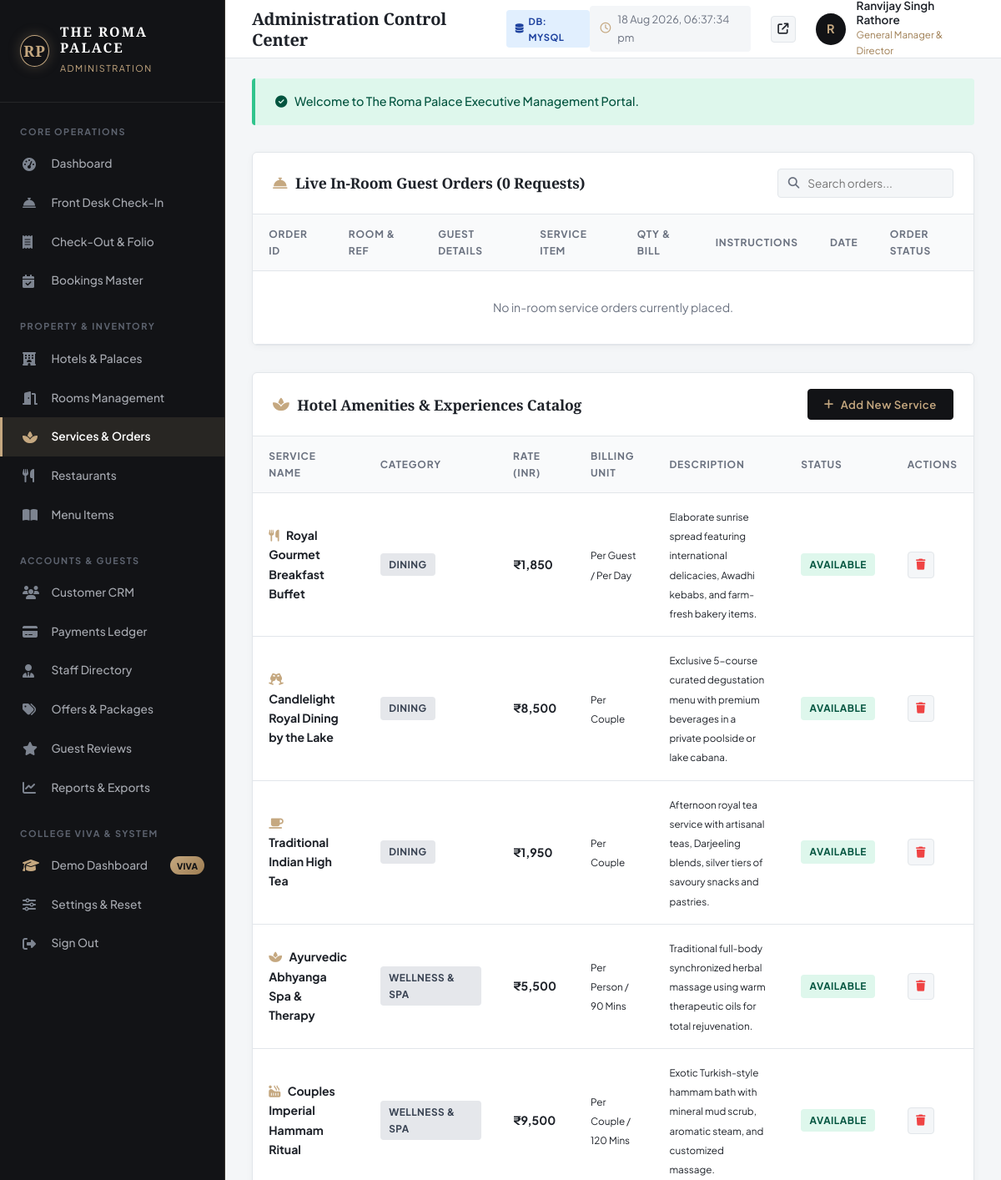
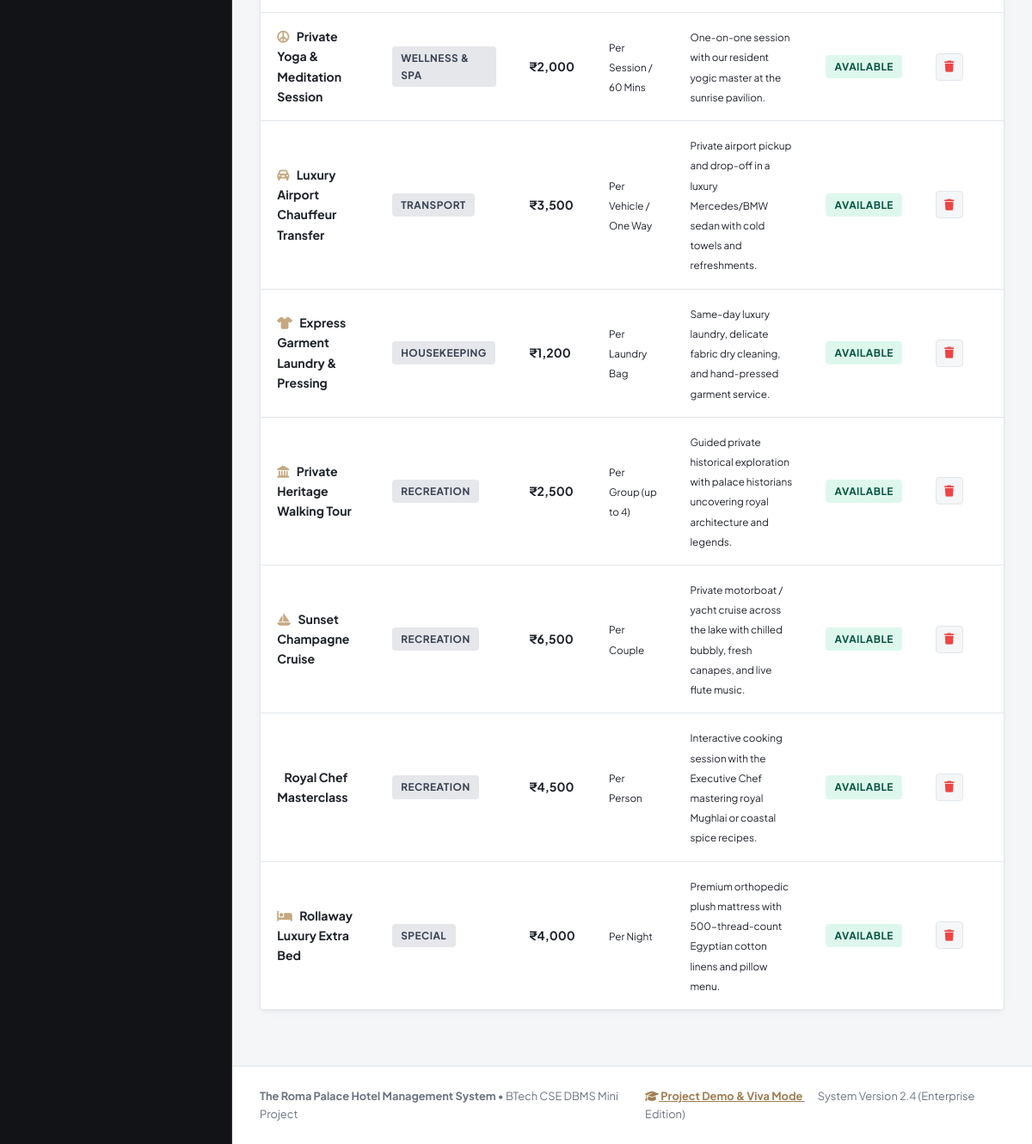
Screenshot of /admin/services.php (signed in) with the database file from the repository (2 pictures, top to bottom).
### tables this page shows
CREATE TABLE `services` (
    `service_id` INT AUTO_INCREMENT PRIMARY KEY,
    `name` VARCHAR(120) NOT NULL,
    `category` ENUM('Dining', 'Wellness & Spa', 'Transport', 'Housekeeping', 'Recreation', 'Special') NOT NULL,
    `price` DECIMAL(10,2) NOT NULL,
    `unit` VARCHAR(50) DEFAULT 'Per Guest / Per Day',
    `description` TEXT NOT NULL,
    `icon_class` VARCHAR(60) DEFAULT 'fa-solid fa-concierge-bell',
    `status` ENUM('Available', 'Unavailable') DEFAULT 'Available'
);

### includes/auth.php (called while the page is built, shortened)
<?php
require_once __DIR__ . '/db.php';
function is_logged_in() {
    return isset($_SESSION['user_id']) && !empty($_SESSION['user_id']);
}
function is_admin() {
    return is_logged_in() && isset($_SESSION['role']) && $_SESSION['role'] === 'admin';
}
function current_admin() {
    $user_id = $_SESSION['user_id'];
    return db_fetch_one("SELECT a.*, u.email FROM admins a INNER JOIN users u ON a.user_id = u.user_id WHERE a.user_id = ?", [$user_id]);
}

### includes/db.php (called while the page is built, shortened)
<?php
$pdo = null;
if (getenv('USE_MYSQL') === 'true') {
    try {
        $dsn = "mysql:host=" . DB_HOST . ";port=" . DB_PORT . ";dbname=" . DB_NAME . ";charset=utf8mb4";
        $options = [
            PDO::ATTR_ERRMODE            => PDO::ERRMODE_EXCEPTION,
            PDO::ATTR_DEFAULT_FETCH_MODE => PDO::FETCH_ASSOC,
            PDO::ATTR_EMULATE_PREPARES   => false,
            PDO::ATTR_TIMEOUT            => 2
        ];
        $pdo = new PDO($dsn, DB_USER, DB_PASS, $options);
        $testStmt = $pdo->query("SELECT 1 FROM hotels LIMIT 1");
        $db_driver = 'mysql';
    } catch (Exception $e) {
        $pdo = setup_sqlite_fallback();
        $db_driver = 'sqlite';
    }
} else {
    try {
        $dsn = "mysql:host=" . DB_HOST . ";port=" . DB_PORT . ";dbname=" . DB_NAME . ";charset=utf8mb4";
        $options = [
            PDO::ATTR_ERRMODE            => PDO::ERRMODE_EXCEPTION,
            PDO::ATTR_DEFAULT_FETCH_MODE => PDO::FETCH_ASSOC,
            PDO::ATTR_EMULATE_PREPARES   => false,
            PDO::ATTR_TIMEOUT            => 1
        ];
        $testPdo = new PDO($dsn, DB_USER, DB_PASS, $options);
        $pdo = $testPdo;
    } catch (Exception $e) {
        $pdo = setup_sqlite_fallback();
        $db_driver = 'sqlite';
    }
}
function db_query($query, $params = []) {
    global $pdo;
    $stmt = $pdo->prepare($query);
    $stmt->execute($params);
    return $stmt;
}
function db_fetch_all($query, $params = []) {
    $stmt = db_query($query, $params);
    return $stmt->fetchAll();
}
function db_fetch_one($query, $params = []) {
    $stmt = db_query($query, $params);
    return $stmt->fetch() ?: null;
}
function format_inr($amount) {
    return '₹' . number_format((float)$amount, 0, '.', ',');
}

### admin/services.php (the view, shortened to what this page needs)
<?php
require_once __DIR__ . '/includes/admin-header.php';
$services = db_fetch_all("SELECT * FROM services ORDER BY category ASC, service_id ASC");
$serviceOrders = db_fetch_all("SELECT so.*, b.booking_ref, c.full_name, c.phone, r.room_number, s.name AS service_name, soi.quantity, soi.price
                               FROM service_orders so
                               INNER JOIN bookings b ON so.booking_id = b.booking_id
                               INNER JOIN customers c ON so.customer_id = c.customer_id
                               INNER JOIN rooms r ON b.room_id = r.room_id
                               INNER JOIN service_order_items soi ON so.order_id = soi.order_id
                               INNER JOIN services s ON soi.service_id = s.service_id
                               ORDER BY so.order_id DESC");
?>
<div class="admin-card" id="orders">
  <div class="admin-card-header">
    <h3 class="admin-card-title"><i class="fa-solid fa-bell-concierge text-gold"></i> Live In-Room Guest Orders (<?php echo count($serviceOrders); ?> Requests)</h3>
    <div class="search-input-box">
      <i class="fa-solid fa-magnifying-glass"></i>
      <input type="text" placeholder="Search orders..." data-table-search="serviceOrdersTable">
    </div>
  </div>
  <div class="admin-table-responsive">
    <table class="admin-table" id="serviceOrdersTable">
      <thead>
        <tr>
          <th>Order ID</th>
          <th>Room & Ref</th>
          <th>Guest Details</th>
          <th>Service Item</th>
          <th>Qty & Bill</th>
          <th>Instructions</th>
          <th>Date</th>
          <th>Order Status</th>
        </tr>
      </thead>
      <tbody>
        <?php if (empty($serviceOrders)): ?>
          <tr><td colspan="8" style="text-align: center; padding: 2rem; color: var(--admin-text-muted);">No in-room service orders currently placed.</td></tr>
        <?php endif; ?>
      </tbody>
    </table>
  </div>
</div>
<div class="admin-card">
  <div class="admin-card-header">
    <h3 class="admin-card-title"><i class="fa-solid fa-spa text-gold"></i> Hotel Amenities & Experiences Catalog</h3>
    <button type="button" class="admin-btn-primary" onclick="openServiceModal()">
      <i class="fa-solid fa-plus"></i> Add New Service
    </button>
  </div>
  <div class="admin-table-responsive">
    <table class="admin-table">
      <thead>
        <tr>
          <th>Service Name</th>
          <th>Category</th>
          <th>Rate (INR)</th>
          <th>Billing Unit</th>
          <th>Description</th>
          <th>Status</th>
          <th>Actions</th>
        </tr>
      </thead>
      <tbody>
        <?php foreach ($services as $srv): ?>
          <tr>
            <td>
              <i class="<?php echo htmlspecialchars($srv['icon_class']); ?> text-gold" style="margin-right: 6px;"></i>
              <strong><?php echo htmlspecialchars($srv['name']); ?></strong>
            </td>
            <td><span class="badge badge-secondary"><?php echo htmlspecialchars($srv['category']); ?></span></td>
            <td><strong><?php echo format_inr($srv['price']); ?></strong></td>
            <td><small><?php echo htmlspecialchars($srv['unit']); ?></small></td>
            <td><small><?php echo htmlspecialchars($srv['description']); ?></small></td>
            <td><span class="badge badge-success"><?php echo htmlspecialchars($srv['status']); ?></span></td>
            <td>
              <form method="POST" action="services.php" onsubmit="return confirm('Delete service?');" style="display: inline;">
                <button type="submit" class="btn-action-icon" style="color: #EF4444;" title="Delete Service">
                  <i class="fa-solid fa-trash"></i>
                </button>
              </form>
            </td>
          </tr>
        <?php endforeach; ?>
      </tbody>
    </table>
  </div>
</div>
<?php require_once __DIR__ . '/includes/admin-footer.php'; ?>

### admin/includes/admin-header.php (shortened to what this page needs)
<?php
require_once __DIR__ . '/../../includes/db.php';
require_once __DIR__ . '/../../includes/auth.php';
$currentAdmin = current_admin() ?: ['full_name' => 'Ranvijay Singh Rathore', 'role_title' => 'General Manager'];
$currentAdminPage = basename($_SERVER['PHP_SELF']);
?>
<!DOCTYPE html>
<html lang="en">
<head>
  <link rel="stylesheet" href="https://cdnjs.cloudflare.com/ajax/libs/font-awesome/6.5.1/css/all.min.css">
  <link rel="stylesheet" href="../assets/css/style.css">
  <link rel="stylesheet" href="../assets/css/admin.css">
</head>
<body class="admin-body">
  <aside class="admin-sidebar">
    <a href="dashboard.php" class="admin-brand" style="text-decoration: none;">
      <div class="rp-monogram">
        <span>RP</span>
      </div>
      <div class="admin-brand-text">
        <h2>THE ROMA PALACE</h2>
        <span>ADMINISTRATION</span>
      </div>
    </a>
    <div class="admin-nav-section">
      <div class="admin-nav-title">CORE OPERATIONS</div>
      <ul class="admin-nav-list">
        <li class="admin-nav-item <?php echo ($currentAdminPage === 'dashboard.php') ? 'active' : ''; ?>">
          <a href="dashboard.php"><i class="fa-solid fa-gauge-high"></i> <span>Dashboard</span></a>
        </li>
        <li class="admin-nav-item <?php echo ($currentAdminPage === 'checkin.php') ? 'active' : ''; ?>">
          <a href="checkin.php"><i class="fa-solid fa-bell-concierge"></i> <span>Front Desk Check-In</span></a>
        </li>
        <li class="admin-nav-item <?php echo ($currentAdminPage === 'checkout.php') ? 'active' : ''; ?>">
          <a href="checkout.php"><i class="fa-solid fa-receipt"></i> <span>Check-Out & Folio</span></a>
        </li>
        <li class="admin-nav-item <?php echo ($currentAdminPage === 'bookings.php') ? 'active' : ''; ?>">
          <a href="bookings.php"><i class="fa-solid fa-calendar-check"></i> <span>Bookings Master</span></a>
        </li>
      </ul>
      <div class="admin-nav-title" style="margin-top: 1rem;">PROPERTY & INVENTORY</div>
      <ul class="admin-nav-list">
        <li class="admin-nav-item <?php echo ($currentAdminPage === 'hotels.php') ? 'active' : ''; ?>">
          <a href="hotels.php"><i class="fa-solid fa-hotel"></i> <span>Hotels & Palaces</span></a>
        </li>
        <li class="admin-nav-item <?php echo ($currentAdminPage === 'rooms.php') ? 'active' : ''; ?>">
          <a href="rooms.php"><i class="fa-solid fa-door-open"></i> <span>Rooms Management</span></a>
        </li>
        <li class="admin-nav-item <?php echo ($currentAdminPage === 'services.php') ? 'active' : ''; ?>">
          <a href="services.php"><i class="fa-solid fa-spa"></i> <span>Services & Orders</span></a>
        </li>
        <li class="admin-nav-item <?php echo ($currentAdminPage === 'restaurants.php') ? 'active' : ''; ?>">
          <a href="restaurants.php"><i class="fa-solid fa-utensils"></i> <span>Restaurants</span></a>
        </li>
        <li class="admin-nav-item <?php echo ($currentAdminPage === 'menu.php') ? 'active' : ''; ?>">
          <a href="menu.php"><i class="fa-solid fa-book-open"></i> <span>Menu Items</span></a>
        </li>
      </ul>
      <div class="admin-nav-title" style="margin-top: 1rem;">ACCOUNTS & GUESTS</div>
      <ul class="admin-nav-list">
        <li class="admin-nav-item <?php echo ($currentAdminPage === 'customers.php') ? 'active' : ''; ?>">
          <a href="customers.php"><i class="fa-solid fa-users"></i> <span>Customer CRM</span></a>
        </li>
        <li class="admin-nav-item <?php echo ($currentAdminPage === 'payments.php') ? 'active' : ''; ?>">
          <a href="payments.php"><i class="fa-solid fa-credit-card"></i> <span>Payments Ledger</span></a>
        </li>
        <li class="admin-nav-item <?php echo ($currentAdminPage === 'staff.php') ? 'active' : ''; ?>">
          <a href="staff.php"><i class="fa-solid fa-user-tie"></i> <span>Staff Directory</span></a>
        </li>
        <li class="admin-nav-item <?php echo ($currentAdminPage === 'offers.php') ? 'active' : ''; ?>">
          <a href="offers.php"><i class="fa-solid fa-tags"></i> <span>Offers & Packages</span></a>
        </li>
        <li class="admin-nav-item <?php echo ($currentAdminPage === 'reviews.php') ? 'active' : ''; ?>">
          <a href="reviews.php"><i class="fa-solid fa-star"></i> <span>Guest Reviews</span></a>
        </li>
        <li class="admin-nav-item <?php echo ($currentAdminPage === 'reports.php') ? 'active' : ''; ?>">
          <a href="reports.php"><i class="fa-solid fa-chart-line"></i> <span>Reports & Exports</span></a>
        </li>
      </ul>
      <div class="admin-nav-title" style="margin-top: 1rem;">COLLEGE VIVA & SYSTEM</div>
      <ul class="admin-nav-list">
        <li class="admin-nav-item <?php echo ($currentAdminPage === 'demo-presentation.php') ? 'active' : ''; ?>">
          <a href="demo-presentation.php">
            <i class="fa-solid fa-graduation-cap text-gold"></i>
            <span>Demo Dashboard</span>
            <span class="admin-badge-viva">Viva</span>
          </a>
        </li>
        <li class="admin-nav-item <?php echo ($currentAdminPage === 'settings.php') ? 'active' : ''; ?>">
          <a href="settings.php"><i class="fa-solid fa-sliders"></i> <span>Settings & Reset</span></a>
        </li>
        <li class="admin-nav-item">
          <a href="logout.php"><i class="fa-solid fa-right-from-bracket"></i> <span>Sign Out</span></a>
        </li>
      </ul>
    </div>
  </aside>
  <div class="admin-main-wrapper">
    <header class="admin-top-header">
      <div class="admin-header-left">
        <h1 class="admin-page-title"><?php echo isset($pageHeading) ? htmlspecialchars($pageHeading) : 'Administration Control Center'; ?></h1>
        <span class="badge badge-info" style="font-size: 0.7rem;">
          <i class="fa-solid fa-database"></i> DB: <?php echo strtoupper(CURRENT_DB_DRIVER); ?>
        </span>
      </div>
      <div class="admin-header-right">
        <div class="admin-time-badge">
          <i class="fa-regular fa-clock text-gold"></i>
          <span id="adminLiveClock">--:--:--</span>
        </div>
        <a href="../index.php" target="_blank" class="btn-action-icon" title="Preview Public Luxury Website">
          <i class="fa-solid fa-arrow-up-right-from-square"></i>
        </a>
        <div class="admin-user-menu">
          <div class="admin-avatar">
            <?php echo strtoupper(substr($currentAdmin['full_name'], 0, 1)); ?>
          </div>
          <div class="admin-user-info">
            <span class="admin-user-name"><?php echo htmlspecialchars($currentAdmin['full_name']); ?></span>
            <span class="admin-user-role"><?php echo htmlspecialchars($currentAdmin['role_title']); ?></span>
          </div>
        </div>
      </div>
    </header>
    <?php if (isset($_SESSION['flash_success'])): ?>
      <div style="margin: 1.5rem 2rem 0 2rem; background: #DEF7EC; color: #03543F; padding: 1rem 1.5rem; border-radius: 4px; border-left: 4px solid #31C48D; font-weight: 500; font-size: 0.9rem;">
        <i class="fa-solid fa-circle-check" style="margin-right: 6px;"></i>
        <?php echo htmlspecialchars($_SESSION['flash_success']); unset($_SESSION['flash_success']); ?>
      </div>
    <?php endif; ?>
    <main class="admin-content-body">

### assets/css/style.css (style rules this page uses)
:root { --color-charcoal: #121316; --color-charcoal-deep: #0C0D0F; --color-espresso: #1F1A17; --color-graphite: #2B2A27; --color-gold: #C5A880; --color-gold-light: #DFCAAB; --color-gold-dark: #9E7D52; --color-gold-antique: #B89758; --color-gold-glow: rgba(197, 168, 128, 0.25); --color-ivory: #FBF9F5; --color-cream: #F5F0E6; --color-beige: #ECE6DC; --color-white: #FFFFFF; --text-dark: #121316; --text-dark-secondary: #4A4744; --text-muted: #736F6B; --text-light: #FFFFFF; --text-light-secondary: #EBE6DF; --text-gold: #C5A880; --border-light: rgba(18, 19, 22, 0.08); --border-gold: rgba(197, 168, 128, 0.4); --border-gold-solid: #C5A880; --shadow-soft: 0 10px 30px rgba(0, 0, 0, 0.06); --shadow-elevated: 0 20px 45px rgba(0, 0, 0, 0.12); --shadow-luxury: 0 30px 60px rgba(18, 19, 22, 0.18); --font-serif-title: 'Playfair Display', Georgia, serif; --font-serif-brand: 'Cinzel', 'Playfair Display', serif; --font-sans: 'Plus Jakarta Sans', -apple-system, BlinkMacSystemFont, sans-serif; --font-accent: 'Montserrat', sans-serif; --trans-smooth: all 0.35s cubic-bezier(0.16, 1, 0.3, 1); --trans-slow: all 0.6s cubic-bezier(0.16, 1, 0.3, 1); }
*, *::before, *::after { box-sizing: border-box; margin: 0; padding: 0; }
html { scroll-behavior: smooth; font-size: 16px; background-color: var(--color-ivory); color: var(--text-dark); }
body { font-family: var(--font-sans); line-height: 1.65; font-weight: 400; background-color: var(--color-ivory); color: var(--text-dark); overflow-x: hidden; -webkit-font-smoothing: antialiased; -moz-osx-font-smoothing: grayscale; }
a { color: inherit; text-decoration: none; transition: var(--trans-smooth); }
ul, ol { list-style: none; }
button, input, select, textarea { font-family: inherit; font-size: inherit; outline: none; }
h1, h2, h3, h4, h5, h6 { font-family: var(--font-serif-title); color: var(--text-dark); font-weight: 600; line-height: 1.25; letter-spacing: -0.01em; }
h1 { font-size: clamp(2.2rem, 4.5vw, 3.8rem); font-weight: 700; }
h2 { font-size: clamp(1.8rem, 3.2vw, 2.6rem); font-weight: 600; }
h3 { font-size: clamp(1.3rem, 2.2vw, 1.8rem); font-weight: 600; }
.text-gold { color: var(--color-gold) !important; }
.rp-monogram { width: 44px; height: 44px; border: 1.5px solid var(--color-gold); border-radius: 50%; display: flex; align-items: center; justify-content: center; position: relative; transition: var(--trans-smooth); background: rgba(18, 19, 22, 0.4); box-shadow: 0 0 15px var(--color-gold-glow); }
.rp-monogram span { font-family: var(--font-serif-brand); font-size: 1.15rem; font-weight: 700; color: var(--color-gold); letter-spacing: 1px; }

### rows the page displays
services: name "Royal Gourmet Breakfast Buffet", category "DINING", price "₹1,850", unit "Per Guest / Per Day", description "Elaborate sunrise spread featuring international delicacies, Awadhi kebabs, and farm-fresh bakery items.", status "AVAILABLE"
services: name "Candlelight Royal Dining by the Lake", category "DINING", price "₹8,500", unit "Per Couple", description "Exclusive 5-course curated degustation menu with premium beverages in a private poolside or lake cabana.", status "AVAILABLE"
services: name "Traditional Indian High Tea", category "DINING", price "₹1,950", unit "Per Couple", description "Afternoon royal tea service with artisanal teas, Darjeeling blends, silver tiers of savoury snacks and pastries.", status "AVAILABLE"
services: name "Ayurvedic Abhyanga Spa & Therapy", category "WELLNESS & SPA", price "₹5,500", unit "Per Person / 90 Mins", description "Traditional full-body synchronized herbal massage using warm therapeutic oils for total rejuvenation.", status "AVAILABLE"
services: name "Couples Imperial Hammam Ritual", category "WELLNESS & SPA", price "₹9,500", unit "Per Couple / 120 Mins", description "Exotic Turkish-style hammam bath with mineral mud scrub, aromatic steam, and customized massage.", status "AVAILABLE"
services: name "Private Yoga & Meditation Session", category "WELLNESS & SPA", price "₹2,000", unit "Per Session / 60 Mins", description "One-on-one session with our resident yogic master at the sunrise pavilion.", status "AVAILABLE"
services: name "Luxury Airport Chauffeur Transfer", category "TRANSPORT", price "₹3,500", unit "Per Vehicle / One Way", description "Private airport pickup and drop-off in a luxury Mercedes/BMW sedan with cold towels and refreshments.", status "AVAILABLE"
services: name "Express Garment Laundry & Pressing", category "HOUSEKEEPING", price "₹1,200", unit "Per Laundry Bag", description "Same-day luxury laundry, delicate fabric dry cleaning, and hand-pressed garment service.", status "AVAILABLE"
services: name "Private Heritage Walking Tour", category "RECREATION", price "₹2,500", unit "Per Group (up to 4)", description "Guided private historical exploration with palace historians uncovering royal architecture and legends.", status "AVAILABLE"
services: name "Sunset Champagne Cruise", category "RECREATION", price "₹6,500", unit "Per Couple", description "Private motorboat / yacht cruise across the lake with chilled bubbly, fresh canapes, and live flute music.", status "AVAILABLE"
services: name "Royal Chef Masterclass", category "RECREATION", price "₹4,500", unit "Per Person", description "Interactive cooking session with the Executive Chef mastering royal Mughlai or coastal spice recipes.", status "AVAILABLE"
services: name "Rollaway Luxury Extra Bed", category "SPECIAL", price "₹4,000", unit "Per Night", description "Premium orthopedic plush mattress with 500-thread-count Egyptian cotton linens and pillow menu.", status "AVAILABLE"

### other values shown
CURRENT_DB_DRIVER "MYSQL"
substr($currentAdmin['full_name'], 0, 1) "R"
$currentAdmin['full_name'] "Ranvijay Singh Rathore"
$currentAdmin['role_title'] "General Manager & Director"
$_SESSION['flash_success'] "Welcome to The Roma Palace Executive Management Portal."
count($serviceOrders) "0"
